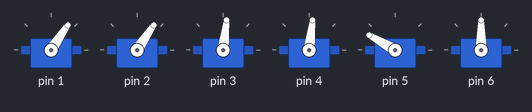
A sketch run on a simulated Arduino Uno, built with avr-gcc and run on an emulated ATmega328P. Parts: 6 × servo. At 5.7 s the program stops and its outputs stay as they are.

Above: at 0.21 s.
At 0.82 s:
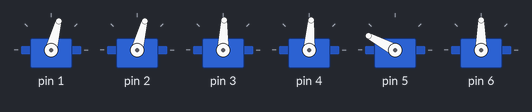
At 2.3 s:
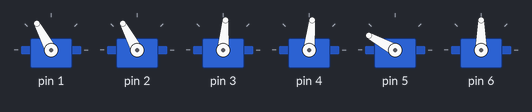
At 2.82 s:
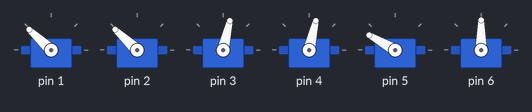
At 3.41 s:
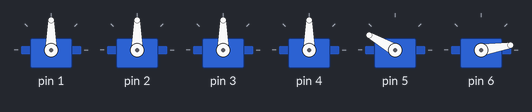
At 3.9 s:
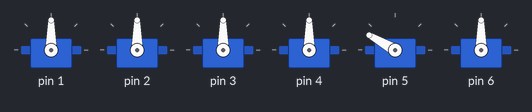
Timing chart, 0 to 5.4 s (numbered marks = the images above):
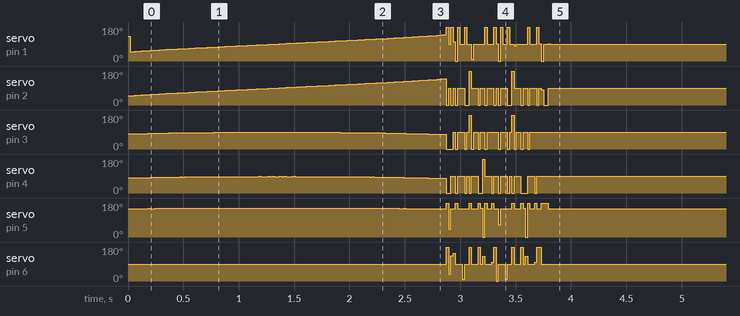

The sketch:

WriteWord.ino
```cpp
#include <Servo.h>
#include <inttypes.h>
/*
Servo servo1;
Servo servo2;
Servo servo3;
Servo servo4;
Servo servo5;
Servo servo6;
*/

//void ServoAct(char degree[]);
//void toOrigin();
Servo servoAR[6];

int initDegree[] = { 90, 90, 90, 90, 150, 90 };

int line[] = {41,41,10,10,0,0,
-41,41,10,10,0,0,
-40,40,9,9,0,0,
-39,39,9,9,0,0,
-38,38,9,9,0,0,
-38,38,9,9,0,0,
-37,37,8,8,0,0,
-36,36,8,8,0,0,
-36,36,8,8,0,0,
-35,35,7,8,1,0,
-34,34,7,7,0,0,
-33,33,7,7,0,0,
-33,33,7,7,1,0,
-32,32,7,7,1,0,
-31,31,6,7,1,0,
-31,31,6,7,1,0,
-30,30,6,7,1,0,
-29,29,6,6,1,0,
-29,29,5,6,1,0,
-28,28,5,6,1,0,
-27,27,5,6,1,0,
-27,27,5,6,1,0,
-26,26,5,6,1,0,
-25,25,5,5,1,0,
-25,25,4,6,1,0,
-24,24,4,5,1,0,
-24,24,4,5,1,0,
-23,23,4,5,1,0,
-22,22,4,5,1,0,
-22,22,4,5,1,0,
-21,21,3,5,1,0,
-20,20,3,5,1,0,
-20,20,3,5,1,0,
-19,19,3,5,1,0,
-19,19,3,4,1,0,
-18,18,3,4,1,0,
-17,17,3,4,1,0,
-17,17,3,4,1,0,
-16,16,2,4,1,0,
-16,16,2,4,1,0,
-15,15,2,4,2,0,
-14,14,2,4,1,0,
-14,14,2,3,1,0,
-13,13,2,3,1,0,
-13,13,2,3,1,0,
-12,12,2,3,1,0,
-11,11,2,3,1,0,
-11,11,2,3,1,0,
-10,10,2,3,2,0,
-10,10,2,3,2,0,
-9,9,2,3,1,0,
-8,8,1,3,2,0,
-8,8,1,3,2,0,
-7,7,1,3,1,0,
-7,7,1,3,2,0,
-6,6,1,3,2,0,
-6,6,1,3,1,0,
-5,5,1,3,2,0,
-4,4,1,2,1,0,
-4,4,1,3,1,0,
-3,3,1,3,1,0,
-3,3,1,3,1,0,
-2,2,1,2,1,0,
-1,1,1,3,2,0,
-1,1,1,2,1,0,
0,0,1,3,2,0,
0,0,1,3,2,0,
1,-1,1,2,1,0,
1,-1,1,3,2,0,
2,-2,1,2,1,0,
3,-3,1,3,1,0,
3,-3,1,3,1,0,
4,-4,1,3,1,0,
4,-4,1,2,1,0,
5,-5,1,3,2,0,
6,-6,1,3,1,0,
6,-6,1,3,2,0,
7,-7,1,3,2,0,
7,-7,1,3,1,0,
8,-8,1,3,2,0,
8,-8,1,3,2,0,
9,-9,2,3,1,0,
10,-10,2,3,2,0,
10,-10,2,3,2,0,
11,-11,2,3,1,0,
11,-11,2,3,1,0,
12,-12,2,3,1,0,
13,-13,2,3,1,0,
13,-13,2,3,1,0,
14,-14,2,3,1,0,
14,-14,2,4,1,0,
15,-15,2,4,2,0,
16,-16,2,4,1,0,
16,-16,2,4,1,0,
17,-17,3,4,1,0,
17,-17,3,4,1,0,
18,-18,3,4,1,0,
19,-19,3,4,1,0,
19,-19,3,5,1,0,
20,-20,3,5,1,0,
20,-20,3,5,1,0,
21,-21,3,5,1,0,
22,-22,4,5,1,0,
22,-22,4,5,1,0,
23,-23,4,5,1,0,
24,-24,4,5,1,0,
24,-24,4,5,1,0,
25,-25,4,6,1,0,
25,-25,5,5,1,0,
26,-26,5,6,1,0,
27,-27,5,6,1,0,
27,-27,5,6,1,0,
28,-28,5,6,1,0,
29,-29,5,6,1,0,
29,-29,6,6,1,0,
30,-30,6,7,1,0,
31,-31,6,7,1,0,
31,-31,6,7,1,0,
32,-32,7,7,1,0,
33,-33,7,7,1,0,
33,-33,7,7,0,0,
34,-34,7,7,0,0,
35,-35,7,8,1,0,
36,-36,8,8,0,0,
36,-36,8,8,0,0,
37,-37,8,8,0,0,
38,-38,9,9,0,0,
38,-38,9,9,0,0,
39,-39,9,9,0,0,
40,-40,9,9,0,0,
41,-41,10,10,0,0,
41,-41,10,10,0,0,
42,-42,10,10,0,0,
43,-43,11,11,0,0,
44,-44,11,11,0,0,
45,-45,11,11,0,0,
45,-45,12,12,0,0,
46,-46,12,12,0,0,
47,-47,13,13,0,0,
48,-48,13,13,0,0,
49,-49,13,13,0,0
};


void setup() {
    /********************Initilize Servo*****************/
    /*
    servo1.attach(1, 500, 2400);
    servo2.attach(2, 500, 2400);
    servo3.attach(3, 500, 2400);
    servo4.attach(4, 500, 2400);
    servo5.attach(5, 500, 2400);
    servo6.attach(6, 500, 2400);
    */
    for(int i=0; i<6;){
        servoAR[i].attach(++i, 500, 2400);
    }

    //Initial Position
    ServoAct(initDegree);
    /*
    servo1.write(90); //(90+J1)
    servo2.write(90); //(90+J2)
    servo3.write(90); //(90-J3)
    servo4.write(90); //(90-J4)
    servo5.write(150);//(150-J5)
    servo6.write(90);
    */

    for(int i = 0; i <sizeof(line); i = i + 6){
       int degree[] = {90 + line[i], 90 - line[i+1], 90 - line[i+2], 90 - line[i+3], 150 +line[i+4], 90 + line[i+5]};
        ServoAct(degree);
        delay(20);
    }
       toOrigin();

}

void loop() {
}

void toOrigin(){

  /*
    char turn[6];
    for(size_t i = 0; i < 6; i++){
        turn[i] = ( degree[i] > initDegree[i] ) ? -1 : 1;
    }
    for(size_t i = 0; i < 6; i++){
        turn[i] = ( degree[i] > initDegree[i] ) ? -1 : 1;
    }
    */
    int degree[6];
    for(size_t i = 5; i >= 0; i--){
      degree[i] = servoAR[i].read();
    }

    for(size_t i = 5; i >= 0; i--){
        if(degree[i] > initDegree[i]){
            for(int d=degree[i]; d<initDegree[i]; d--){
                servoAR[i].write(d);
            }
        }
        else{
            for(int d=initDegree[i]; d>degree[i]; d++){
                servoAR[i].write(d);
            }
        }
    }

}

void ServoAct(int degree[]){
    for(int i=0; i<6;){
        servoAR[i].write(degree[i++]);
    }
}
```
